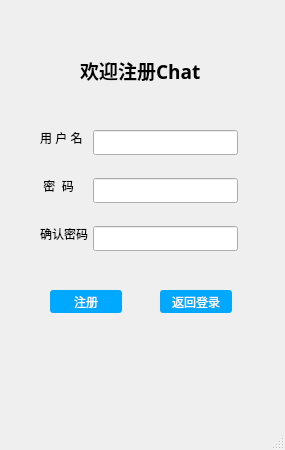
<?xml version="1.0" encoding="UTF-8"?>
<ui version="4.0">
 <class>Regis</class>
 <widget class="QMainWindow" name="Regis">
  <property name="geometry">
   <rect>
    <x>0</x>
    <y>0</y>
    <width>285</width>
    <height>450</height>
   </rect>
  </property>
  <property name="windowTitle">
   <string>MainWindow</string>
  </property>
  <widget class="QWidget" name="centralwidget">
   <widget class="QLabel" name="label">
    <property name="geometry">
     <rect>
      <x>80</x>
      <y>60</y>
      <width>151</width>
      <height>21</height>
     </rect>
    </property>
    <property name="font">
     <font>
      <family>Aharoni</family>
      <pointsize>14</pointsize>
      <weight>75</weight>
      <bold>true</bold>
     </font>
    </property>
    <property name="text">
     <string>欢迎注册Chat</string>
    </property>
   </widget>
   <widget class="QPushButton" name="btn_loginback">
    <property name="geometry">
     <rect>
      <x>160</x>
      <y>290</y>
      <width>72</width>
      <height>23</height>
     </rect>
    </property>
    <property name="styleSheet">
     <string notr="true">QPushButton { background-color: rgb(0, 168, 255); border-radius: 3px; color: rgb(255, 255, 255); } QPushButton:hover { background-color: rgb(0, 90, 140); }</string>
    </property>
    <property name="text">
     <string>返回登录</string>
    </property>
   </widget>
   <widget class="QPushButton" name="btn_register">
    <property name="geometry">
     <rect>
      <x>50</x>
      <y>290</y>
      <width>72</width>
      <height>23</height>
     </rect>
    </property>
    <property name="styleSheet">
     <string notr="true">QPushButton { background-color: rgb(0, 168, 255); border-radius: 3px; color: rgb(255, 255, 255); } QPushButton:hover { background-color: rgb(0, 90, 140); }</string>
    </property>
    <property name="text">
     <string>注册</string>
    </property>
   </widget>
   <widget class="QLineEdit" name="edit_passwdconfirm">
    <property name="geometry">
     <rect>
      <x>93</x>
      <y>226</y>
      <width>145</width>
      <height>25</height>
     </rect>
    </property>
    <property name="font">
     <font>
      <family>Calibri Light</family>
      <pointsize>12</pointsize>
      <weight>50</weight>
      <italic>false</italic>
      <bold>false</bold>
     </font>
    </property>
    <property name="tabletTracking">
     <bool>false</bool>
    </property>
    <property name="text">
     <string/>
    </property>
    <property name="echoMode">
     <enum>QLineEdit::Password</enum>
    </property>
   </widget>
   <widget class="QLabel" name="label_4">
    <property name="geometry">
     <rect>
      <x>40</x>
      <y>226</y>
      <width>48</width>
      <height>16</height>
     </rect>
    </property>
    <property name="text">
     <string>确认密码</string>
    </property>
   </widget>
   <widget class="QLabel" name="label_2">
    <property name="geometry">
     <rect>
      <x>40</x>
      <y>130</y>
      <width>48</width>
      <height>16</height>
     </rect>
    </property>
    <property name="text">
     <string>用 户 名</string>
    </property>
   </widget>
   <widget class="QLineEdit" name="edit_uname">
    <property name="geometry">
     <rect>
      <x>93</x>
      <y>130</y>
      <width>145</width>
      <height>25</height>
     </rect>
    </property>
    <property name="font">
     <font>
      <family>Calibri Light</family>
      <pointsize>12</pointsize>
      <weight>50</weight>
      <italic>false</italic>
      <bold>false</bold>
     </font>
    </property>
    <property name="text">
     <string/>
    </property>
   </widget>
   <widget class="QLabel" name="label_3">
    <property name="geometry">
     <rect>
      <x>40</x>
      <y>178</y>
      <width>48</width>
      <height>16</height>
     </rect>
    </property>
    <property name="text">
     <string> 密  码 </string>
    </property>
   </widget>
   <widget class="QLineEdit" name="edit_passwd">
    <property name="geometry">
     <rect>
      <x>93</x>
      <y>178</y>
      <width>145</width>
      <height>25</height>
     </rect>
    </property>
    <property name="font">
     <font>
      <family>Calibri Light</family>
      <pointsize>12</pointsize>
      <weight>50</weight>
      <italic>false</italic>
      <bold>false</bold>
     </font>
    </property>
    <property name="tabletTracking">
     <bool>false</bool>
    </property>
    <property name="text">
     <string/>
    </property>
    <property name="echoMode">
     <enum>QLineEdit::Password</enum>
    </property>
   </widget>
  </widget>
  <widget class="QMenuBar" name="menubar">
   <property name="geometry">
    <rect>
     <x>0</x>
     <y>0</y>
     <width>285</width>
     <height>23</height>
    </rect>
   </property>
  </widget>
  <widget class="QStatusBar" name="statusbar"/>
 </widget>
 <resources/>
 <connections/>
</ui>
